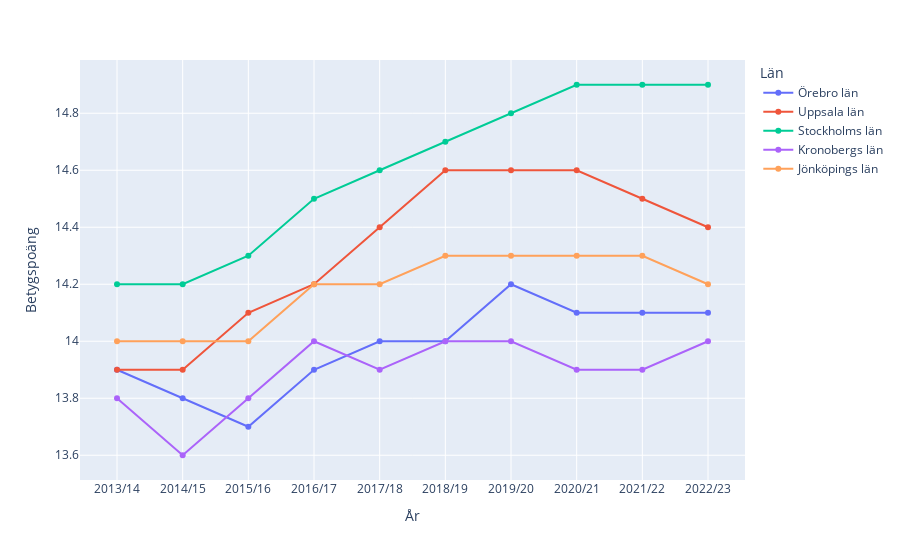

Notebook cell for this chart:
### Markdown cell above
- Jag väljer att begränsa län som vi har med i nedan grafer för att förtydliga.

### Code cell
countys_to_keep = [
    "Stockholms län",
    "Uppsala län",
    "Kronobergs län",
    "Jönköpings län",
    "Örebro län"
]

df_highschool_here_filtered = df_highschool_here[df_highschool_here['Län'].isin(countys_to_keep)]

df_highschool_here_filtered_sorted = df_highschool_here_filtered.sort_values(by='År')

fig = px.line(df_highschool_here_filtered_sorted, x="År", y="Betygspoäng", color="Län", markers=True)
fig.show()
fig.write_html("Visualisering/plot_2a_2.html")

### Figure 1 — Plotly figure (JSON) as saved in the notebook; plotly's stock layout.template omitted (floating-point values rounded to 4 significant figures)
{"data": [{"hovertemplate": "Län=Örebro län<br>År=%{x}<br>Betygspoäng=%{y}<extra></extra>", "legendgroup": "Örebro län", "line": {"color": "#636efa", "dash": "solid"}, "marker": {"symbol": "circle"}, "mode": "lines+markers", "name": "Örebro län", "orientation": "v", "showlegend": true, "type": "scatter", "x": ["2013/14", "2014/15", "2015/16", "2016/17", "2017/18", "2018/19", "2019/20", "2020/21", "2021/22", "2022/23"], "xaxis": "x", "y": [13.9, 13.8, 13.7, 13.9, 14, 14, 14.2, 14.1, 14.1, 14.1], "yaxis": "y"}, {"hovertemplate": "Län=Uppsala län<br>År=%{x}<br>Betygspoäng=%{y}<extra></extra>", "legendgroup": "Uppsala län", "line": {"color": "#EF553B", "dash": "solid"}, "marker": {"symbol": "circle"}, "mode": "lines+markers", "name": "Uppsala län", "orientation": "v", "showlegend": true, "type": "scatter", "x": ["2013/14", "2014/15", "2015/16", "2016/17", "2017/18", "2018/19", "2019/20", "2020/21", "2021/22", "2022/23"], "xaxis": "x", "y": [13.9, 13.9, 14.1, 14.2, 14.4, 14.6, 14.6, 14.6, 14.5, 14.4], "yaxis": "y"}, {"hovertemplate": "Län=Stockholms län<br>År=%{x}<br>Betygspoäng=%{y}<extra></extra>", "legendgroup": "Stockholms län", "line": {"color": "#00cc96", "dash": "solid"}, "marker": {"symbol": "circle"}, "mode": "lines+markers", "name": "Stockholms län", "orientation": "v", "showlegend": true, "type": "scatter", "x": ["2013/14", "2014/15", "2015/16", "2016/17", "2017/18", "2018/19", "2019/20", "2020/21", "2021/22", "2022/23"], "xaxis": "x", "y": [14.2, 14.2, 14.3, 14.5, 14.6, 14.7, 14.8, 14.9, 14.9, 14.9], "yaxis": "y"}, {"hovertemplate": "Län=Kronobergs län<br>År=%{x}<br>Betygspoäng=%{y}<extra></extra>", "legendgroup": "Kronobergs län", "line": {"color": "#ab63fa", "dash": "solid"}, "marker": {"symbol": "circle"}, "mode": "lines+markers", "name": "Kronobergs län", "orientation": "v", "showlegend": true, "type": "scatter", "x": ["2013/14", "2014/15", "2015/16", "2016/17", "2017/18", "2018/19", "2019/20", "2020/21", "2021/22", "2022/23"], "xaxis": "x", "y": [13.8, 13.6, 13.8, 14, 13.9, 14, 14, 13.9, 13.9, 14], "yaxis": "y"}, {"hovertemplate": "Län=Jönköpings län<br>År=%{x}<br>Betygspoäng=%{y}<extra></extra>", "legendgroup": "Jönköpings län", "line": {"color": "#FFA15A", "dash": "solid"}, "marker": {"symbol": "circle"}, "mode": "lines+markers", "name": "Jönköpings län", "orientation": "v", "showlegend": true, "type": "scatter", "x": ["2013/14", "2014/15", "2015/16", "2016/17", "2017/18", "2018/19", "2019/20", "2020/21", "2021/22", "2022/23"], "xaxis": "x", "y": [14, 14, 14, 14.2, 14.2, 14.3, 14.3, 14.3, 14.3, 14.2], "yaxis": "y"}], "layout": {"legend": {"title": {"text": "Län"}, "tracegroupgap": 0}, "margin": {"t": 60}, "xaxis": {"anchor": "y", "domain": [0, 1], "title": {"text": "År"}}, "yaxis": {"anchor": "x", "domain": [0, 1], "title": {"text": "Betygspoäng"}}}}
